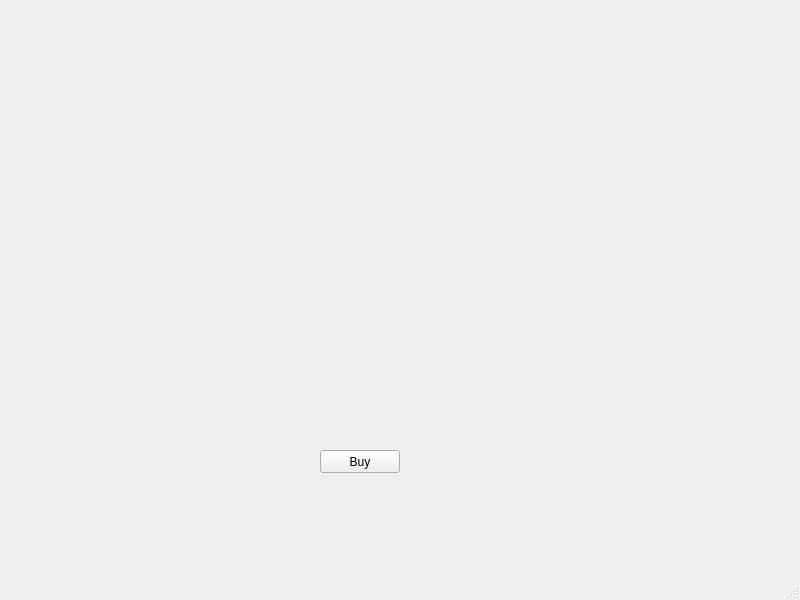
<?xml version="1.0" encoding="UTF-8"?>
<ui version="4.0">
 <class>MainWindow</class>
 <widget class="QMainWindow" name="MainWindow">
  <property name="geometry">
   <rect>
    <x>0</x>
    <y>0</y>
    <width>800</width>
    <height>600</height>
   </rect>
  </property>
  <property name="windowTitle">
   <string>MainWindow</string>
  </property>
  <widget class="QWidget" name="centralwidget">
   <widget class="QPushButton" name="buy_button">
    <property name="geometry">
     <rect>
      <x>320</x>
      <y>450</y>
      <width>80</width>
      <height>23</height>
     </rect>
    </property>
    <property name="text">
     <string>Buy</string>
    </property>
   </widget>
  </widget>
  <widget class="QMenuBar" name="menubar">
   <property name="geometry">
    <rect>
     <x>0</x>
     <y>0</y>
     <width>800</width>
     <height>20</height>
    </rect>
   </property>
  </widget>
  <widget class="QStatusBar" name="statusbar"/>
 </widget>
 <resources/>
 <connections/>
</ui>
